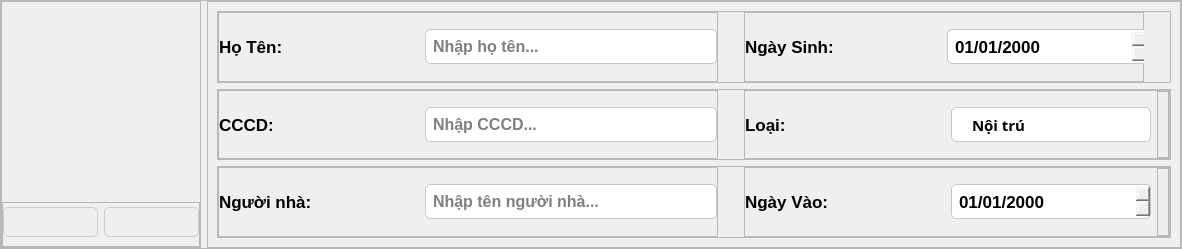
            <widget class="QFrame" name="frame_2">
             <property name="maximumSize">
              <size>
               <width>16777215</width>
               <height>300</height>
              </size>
             </property>
             <property name="frameShape">
              <enum>QFrame::StyledPanel</enum>
             </property>
             <property name="frameShadow">
              <enum>QFrame::Raised</enum>
             </property>
             <layout class="QHBoxLayout" name="horizontalLayout">
              <property name="leftMargin">
               <number>0</number>
              </property>
              <property name="topMargin">
               <number>0</number>
              </property>
              <property name="rightMargin">
               <number>0</number>
              </property>
              <property name="bottomMargin">
               <number>0</number>
              </property>
              <item>
               <widget class="QFrame" name="frame_7">
                <property name="maximumSize">
                 <size>
                  <width>200</width>
                  <height>16777215</height>
                 </size>
                </property>
                <property name="frameShape">
                 <enum>QFrame::StyledPanel</enum>
                </property>
                <property name="frameShadow">
                 <enum>QFrame::Raised</enum>
                </property>
                <layout class="QVBoxLayout" name="verticalLayout_2">
                 <property name="spacing">
                  <number>0</number>
                 </property>
                 <property name="leftMargin">
                  <number>0</number>
                 </property>
                 <property name="topMargin">
                  <number>0</number>
                 </property>
                 <property name="rightMargin">
                  <number>0</number>
                 </property>
                 <property name="bottomMargin">
                  <number>0</number>
                 </property>
                 <item>
                  <widget class="QLabel" name="labelImage">
                   <property name="minimumSize">
                    <size>
                     <width>200</width>
                     <height>200</height>
                    </size>
                   </property>
                   <property name="maximumSize">
                    <size>
                     <width>200</width>
                     <height>200</height>
                    </size>
                   </property>
                   <property name="text">
                    <string/>
                   </property>
                   <property name="pixmap">
                    <pixmap resource="../../resources.qrc">:/images/res/drawable/icons/vatar.jpg</pixmap>
                   </property>
                   <property name="scaledContents">
                    <bool>true</bool>
                   </property>
                  </widget>
                 </item>
                 <item>
                  <widget class="QFrame" name="frame_6">
                   <property name="minimumSize">
                    <size>
                     <width>0</width>
                     <height>39</height>
                    </size>
                   </property>
                   <property name="frameShape">
                    <enum>QFrame::StyledPanel</enum>
                   </property>
                   <property name="frameShadow">
                    <enum>QFrame::Raised</enum>
                   </property>
                   <layout class="QHBoxLayout" name="horizontalLayout_8">
                    <property name="leftMargin">
                     <number>0</number>
                    </property>
                    <property name="topMargin">
                     <number>4</number>
                    </property>
                    <property name="rightMargin">
                     <number>0</number>
                    </property>
                    <item>
                     <widget class="QPushButton" name="btnEditImage">
                      <property name="minimumSize">
                       <size>
                        <width>80</width>
                        <height>30</height>
                       </size>
                      </property>
                      <property name="font">
                       <font>
                        <weight>62</weight>
                        <bold>true</bold>
                       </font>
                      </property>
                      <property name="cursor">
                       <cursorShape>PointingHandCursor</cursorShape>
                      </property>
                      <property name="styleSheet">
                       <string notr="true">color:#fff;
font-weight:500;
border-radius: 5px;
border:1px solid  #ccc;</string>
                      </property>
                      <property name="text">
                       <string/>
                      </property>
                      <property name="icon">
                       <iconset resource="../../resources.qrc">
                        <normaloff>:/images/res/drawable/icons/edit_black_icon.svg</normaloff>:/images/res/drawable/icons/edit_black_icon.svg</iconset>
                      </property>
                      <property name="iconSize">
                       <size>
                        <width>24</width>
                        <height>24</height>
                       </size>
                      </property>
                     </widget>
                    </item>
                    <item>
                     <widget class="QPushButton" name="btnDeleteIMage">
                      <property name="minimumSize">
                       <size>
                        <width>80</width>
                        <height>30</height>
                       </size>
                      </property>
                      <property name="font">
                       <font>
                        <weight>62</weight>
                        <bold>true</bold>
                       </font>
                      </property>
                      <property name="cursor">
                       <cursorShape>PointingHandCursor</cursorShape>
                      </property>
                      <property name="styleSheet">
                       <string notr="true">color:#fff;
font-weight:500;
border-radius: 5px;
border:1px solid  #ccc;</string>
                      </property>
                      <property name="text">
                       <string/>
                      </property>
                      <property name="icon">
                       <iconset resource="../../resources.qrc">
                        <normaloff>:/images/res/drawable/icons/delete_red_icon.svg</normaloff>:/images/res/drawable/icons/delete_red_icon.svg</iconset>
                      </property>
                      <property name="iconSize">
                       <size>
                        <width>24</width>
                        <height>24</height>
                       </size>
                      </property>
                     </widget>
                    </item>
                   </layout>
                  </widget>
                 </item>
                </layout>
               </widget>
              </item>
              <item>
               <widget class="QFrame" name="frame_8">
                <property name="frameShape">
                 <enum>QFrame::StyledPanel</enum>
                </property>
                <property name="frameShadow">
                 <enum>QFrame::Raised</enum>
                </property>
                <layout class="QVBoxLayout" name="verticalLayout_3">
                 <item>
                  <widget class="QFrame" name="frame_77">
                   <property name="frameShape">
                    <enum>QFrame::StyledPanel</enum>
                   </property>
                   <property name="frameShadow">
                    <enum>QFrame::Raised</enum>
                   </property>
                   <layout class="QHBoxLayout" name="horizontalLayout_14">
                    <property name="spacing">
                     <number>26</number>
                    </property>
                    <property name="leftMargin">
                     <number>0</number>
                    </property>
                    <property name="topMargin">
                     <number>0</number>
                    </property>
                    <property name="rightMargin">
                     <number>0</number>
                    </property>
                    <property name="bottomMargin">
                     <number>0</number>
                    </property>
                    <item>
                     <widget class="QFrame" name="frame_9">
                      <property name="minimumSize">
                       <size>
                        <width>500</width>
                        <height>0</height>
                       </size>
                      </property>
                      <property name="maximumSize">
                       <size>
                        <width>500</width>
                        <height>16777215</height>
                       </size>
                      </property>
                      <property name="frameShape">
                       <enum>QFrame::StyledPanel</enum>
                      </property>
                      <property name="frameShadow">
                       <enum>QFrame::Raised</enum>
                      </property>
                      <layout class="QHBoxLayout" name="horizontalLayout_2">
                       <property name="leftMargin">
                        <number>0</number>
                       </property>
                       <property name="topMargin">
                        <number>0</number>
                       </property>
                       <property name="rightMargin">
                        <number>0</number>
                       </property>
                       <property name="bottomMargin">
                        <number>0</number>
                       </property>
                       <item>
                        <widget class="QLabel" name="label_2">
                         <property name="minimumSize">
                          <size>
                           <width>200</width>
                           <height>0</height>
                          </size>
                         </property>
                         <property name="maximumSize">
                          <size>
                           <width>200</width>
                           <height>16777215</height>
                          </size>
                         </property>
                         <property name="font">
                          <font>
                           <pointsize>13</pointsize>
                           <weight>75</weight>
                           <bold>true</bold>
                          </font>
                         </property>
                         <property name="text">
                          <string>Họ Tên:</string>
                         </property>
                        </widget>
                       </item>
                       <item>
                        <widget class="QLineEdit" name="lineEditName">
                         <property name="minimumSize">
                          <size>
                           <width>200</width>
                           <height>35</height>
                          </size>
                         </property>
                         <property name="font">
                          <font>
                           <pointsize>12</pointsize>
                           <weight>75</weight>
                           <bold>true</bold>
                          </font>
                         </property>
                         <property name="styleSheet">
                          <string notr="true">padding-left:5px;
border: 1px solid rgb(199, 199, 199);
border-radius: 5px;</string>
                         </property>
                         <property name="placeholderText">
                          <string>Nhập họ tên...</string>
                         </property>
                        </widget>
                       </item>
                      </layout>
                     </widget>
                    </item>
                    <item>
                     <widget class="QFrame" name="frame_10">
                      <property name="maximumSize">
                       <size>
                        <width>400</width>
                        <height>16777215</height>
                       </size>
                      </property>
                      <property name="frameShape">
                       <enum>QFrame::StyledPanel</enum>
                      </property>
                      <property name="frameShadow">
                       <enum>QFrame::Raised</enum>
                      </property>
                      <layout class="QHBoxLayout" name="horizontalLayout_3">
                       <property name="leftMargin">
                        <number>0</number>
                       </property>
                       <property name="topMargin">
                        <number>0</number>
                       </property>
                       <property name="rightMargin">
                        <number>0</number>
                       </property>
                       <property name="bottomMargin">
                        <number>0</number>
                       </property>
                       <item>
                        <widget class="QLabel" name="label_4">
                         <property name="minimumSize">
                          <size>
                           <width>200</width>
                           <height>0</height>
                          </size>
                         </property>
                         <property name="maximumSize">
                          <size>
                           <width>200</width>
                           <height>16777215</height>
                          </size>
                         </property>
                         <property name="font">
                          <font>
                           <pointsize>13</pointsize>
                           <weight>75</weight>
                           <bold>true</bold>
                          </font>
                         </property>
                         <property name="text">
                          <string>Ngày Sinh:</string>
                         </property>
                        </widget>
                       </item>
                       <item>
                        <widget class="QDateEdit" name="dateEditBriday">
                         <property name="minimumSize">
                          <size>
                           <width>200</width>
                           <height>35</height>
                          </size>
                         </property>
                         <property name="maximumSize">
                          <size>
                           <width>200</width>
                           <height>16777215</height>
                          </size>
                         </property>
                         <property name="font">
                          <font>
                           <pointsize>13</pointsize>
                           <weight>75</weight>
                           <bold>true</bold>
                          </font>
                         </property>
                         <property name="styleSheet">
                          <string notr="true">padding-left:5px;
border: 1px solid rgb(199, 199, 199);
border-radius: 5px;</string>
                         </property>
                         <property name="displayFormat">
                          <string>dd/MM/yyyy</string>
                         </property>
                        </widget>
                       </item>
                      </layout>
                     </widget>
                    </item>
                    <item>
                     <widget class="QFrame" name="frame_82">
                      <property name="frameShape">
                       <enum>QFrame::StyledPanel</enum>
                      </property>
                      <property name="frameShadow">
                       <enum>QFrame::Raised</enum>
                      </property>
                     </widget>
                    </item>
                   </layout>
                  </widget>
                 </item>
                 <item>
                  <widget class="QFrame" name="frame_78">
                   <property name="frameShape">
                    <enum>QFrame::StyledPanel</enum>
                   </property>
                   <property name="frameShadow">
                    <enum>QFrame::Raised</enum>
                   </property>
                   <layout class="QHBoxLayout" name="horizontalLayout_15">
                    <property name="spacing">
                     <number>26</number>
                    </property>
                    <property name="leftMargin">
                     <number>0</number>
                    </property>
                    <property name="topMargin">
                     <number>0</number>
                    </property>
                    <property name="rightMargin">
                     <number>0</number>
                    </property>
                    <property name="bottomMargin">
                     <number>0</number>
                    </property>
                    <item>
                     <widget class="QFrame" name="frame_11">
                      <property name="minimumSize">
                       <size>
                        <width>500</width>
                        <height>0</height>
                       </size>
                      </property>
                      <property name="maximumSize">
                       <size>
                        <width>500</width>
                        <height>16777215</height>
                       </size>
                      </property>
                      <property name="frameShape">
                       <enum>QFrame::StyledPanel</enum>
                      </property>
                      <property name="frameShadow">
                       <enum>QFrame::Raised</enum>
                      </property>
                      <layout class="QHBoxLayout" name="horizontalLayout_4">
                       <property name="leftMargin">
                        <number>0</number>
                       </property>
                       <property name="topMargin">
                        <number>0</number>
                       </property>
                       <property name="rightMargin">
                        <number>0</number>
                       </property>
                       <property name="bottomMargin">
                        <number>0</number>
                       </property>
                       <item>
                        <widget class="QLabel" name="label_6">
                         <property name="minimumSize">
                          <size>
                           <width>200</width>
                           <height>0</height>
                          </size>
                         </property>
                         <property name="maximumSize">
                          <size>
                           <width>200</width>
                           <height>16777215</height>
                          </size>
                         </property>
                         <property name="font">
                          <font>
                           <pointsize>13</pointsize>
                           <weight>75</weight>
                           <bold>true</bold>
                          </font>
                         </property>
                         <property name="text">
                          <string>CCCD:</string>
                         </property>
                        </widget>
                       </item>
                       <item>
                        <widget class="QLineEdit" name="lineEditCCCD">
                         <property name="minimumSize">
                          <size>
                           <width>0</width>
                           <height>35</height>
                          </size>
                         </property>
                         <property name="font">
                          <font>
                           <pointsize>12</pointsize>
                           <weight>75</weight>
                           <bold>true</bold>
                          </font>
                         </property>
                         <property name="styleSheet">
                          <string notr="true">padding-left:5px;
border: 1px solid rgb(199, 199, 199);
border-radius: 5px;</string>
                         </property>
                         <property name="placeholderText">
                          <string>Nhập CCCD...</string>
                         </property>
                        </widget>
                       </item>
                      </layout>
                     </widget>
                    </item>
                    <item>
                     <widget class="QFrame" name="frame_101">
                      <property name="frameShape">
                       <enum>QFrame::StyledPanel</enum>
                      </property>
                      <property name="frameShadow">
                       <enum>QFrame::Raised</enum>
                      </property>
                      <layout class="QHBoxLayout" name="horizontalLayout_40">
                       <property name="leftMargin">
                        <number>0</number>
                       </property>
                       <property name="topMargin">
                        <number>0</number>
                       </property>
                       <property name="rightMargin">
                        <number>0</number>
                       </property>
                       <property name="bottomMargin">
                        <number>0</number>
                       </property>
                       <item>
                        <widget class="QLabel" name="label_8">
                         <property name="minimumSize">
                          <size>
                           <width>200</width>
                           <height>0</height>
                          </size>
                         </property>
                         <property name="maximumSize">
                          <size>
                           <width>200</width>
                           <height>16777215</height>
                          </size>
                         </property>
                         <property name="font">
                          <font>
                           <pointsize>13</pointsize>
                           <weight>75</weight>
                           <bold>true</bold>
                          </font>
                         </property>
                         <property name="text">
                          <string>Loại:</string>
                         </property>
                        </widget>
                       </item>
                       <item>
                        <widget class="QComboBox" name="comboBox">
                         <property name="minimumSize">
                          <size>
                           <width>200</width>
                           <height>35</height>
                          </size>
                         </property>
                         <property name="maximumSize">
                          <size>
                           <width>200</width>
                           <height>16777215</height>
                          </size>
                         </property>
                         <property name="font">
                          <font>
                           <family>Open Sans</family>
                           <pointsize>11</pointsize>
                           <weight>75</weight>
                           <italic>false</italic>
                           <bold>true</bold>
                          </font>
                         </property>
                         <property name="styleSheet">
                          <string notr="true">QComboBox {
	color:black;
	padding-left: 20px;
	border: 1px solid rgb(199, 199, 199);
	border-radius: 5px;

	background-color: rgb(255, 255, 255);
}



QComboBox::drop-down 
{
	color: black;
	background-color: rgb(255, 255, 255);
	padding-left: 20px;
	font: 11pt &quot;Open Sans&quot;;
	margin-right: 20px;
}

QListview {
background-color: rgb(255, 255, 255);
	margin: 5px;
	padding: 10px;
	font: 11pt &quot;Open Sans&quot;;
	border: none;
	color: black;}

QComboBox::down-arrow {
	image: url(:/images/res/drawable/icons/arrow-down-sign-to-right.png);
	color: white;
}
</string>
                         </property>
                         <item>
                          <property name="text">
                           <string>Nội trú</string>
                          </property>
                         </item>
                         <item>
                          <property name="text">
                           <string>Ngoại trú</string>
                          </property>
                         </item>
                        </widget>
                       </item>
                       <item>
                        <widget class="QFrame" name="frame_83">
                         <property name="frameShape">
                          <enum>QFrame::StyledPanel</enum>
                         </property>
                         <property name="frameShadow">
                          <enum>QFrame::Raised</enum>
                         </property>
                        </widget>
                       </item>
                      </layout>
                     </widget>
                    </item>
                   </layout>
                  </widget>
                 </item>
                 <item>
                  <widget class="QFrame" name="frame_81">
                   <property name="frameShape">
                    <enum>QFrame::StyledPanel</enum>
                   </property>
                   <property name="frameShadow">
                    <enum>QFrame::Raised</enum>
                   </property>
                   <layout class="QHBoxLayout" name="horizontalLayout_16">
                    <property name="spacing">
                     <number>26</number>
                    </property>
                    <property name="leftMargin">
                     <number>0</number>
                    </property>
                    <property name="topMargin">
                     <number>0</number>
                    </property>
                    <property name="rightMargin">
                     <number>0</number>
                    </property>
                    <property name="bottomMargin">
                     <number>0</number>
                    </property>
                    <item>
                     <widget class="QFrame" name="frame_19">
                      <property name="minimumSize">
                       <size>
                        <width>500</width>
                        <height>0</height>
                       </size>
                      </property>
                      <property name="maximumSize">
                       <size>
                        <width>500</width>
                        <height>16777215</height>
                       </size>
                      </property>
                      <property name="frameShape">
                       <enum>QFrame::StyledPanel</enum>
                      </property>
                      <property name="frameShadow">
                       <enum>QFrame::Raised</enum>
                      </property>
                      <layout class="QHBoxLayout" name="horizontalLayout_11">
                       <property name="leftMargin">
                        <number>0</number>
                       </property>
                       <property name="topMargin">
                        <number>0</number>
                       </property>
                       <property name="rightMargin">
                        <number>0</number>
                       </property>
                       <property name="bottomMargin">
                        <number>0</number>
                       </property>
                       <item>
                        <widget class="QLabel" name="label_10">
                         <property name="minimumSize">
                          <size>
                           <width>200</width>
                           <height>0</height>
                          </size>
                         </property>
                         <property name="maximumSize">
                          <size>
                           <width>200</width>
                           <height>16777215</height>
                          </size>
                         </property>
                         <property name="font">
                          <font>
                           <pointsize>13</pointsize>
                           <weight>75</weight>
                           <bold>true</bold>
                          </font>
                         </property>
                         <property name="text">
                          <string>Người nhà:</string>
                         </property>
                        </widget>
                       </item>
                       <item>
                        <widget class="QLineEdit" name="lineEditRelatives">
                         <property name="minimumSize">
                          <size>
                           <width>0</width>
                           <height>35</height>
                          </size>
                         </property>
                         <property name="font">
                          <font>
                           <pointsize>12</pointsize>
                           <weight>75</weight>
                           <bold>true</bold>
                          </font>
                         </property>
                         <property name="styleSheet">
                          <string notr="true">padding-left:5px;
border: 1px solid rgb(199, 199, 199);
border-radius: 5px;</string>
                         </property>
                         <property name="placeholderText">
                          <string>Nhập tên người nhà...</string>
                         </property>
                        </widget>
                       </item>
                      </layout>
                     </widget>
                    </item>
                    <item>
                     <widget class="QFrame" name="frame_99">
                      <property name="frameShape">
                       <enum>QFrame::StyledPanel</enum>
                      </property>
                      <property name="frameShadow">
                       <enum>QFrame::Raised</enum>
                      </property>
                      <layout class="QHBoxLayout" name="horizontalLayout_34">
                       <property name="leftMargin">
                        <number>0</number>
                       </property>
                       <property name="topMargin">
                        <number>0</number>
                       </property>
                       <property name="rightMargin">
                        <number>0</number>
                       </property>
                       <property name="bottomMargin">
                        <number>0</number>
                       </property>
                       <item>
                        <widget class="QLabel" name="label_7">
                         <property name="minimumSize">
                          <size>
                           <width>200</width>
                           <height>0</height>
                          </size>
                         </property>
                         <property name="maximumSize">
                          <size>
                           <width>200</width>
                           <height>16777215</height>
                          </size>
                         </property>
                         <property name="font">
                          <font>
                           <pointsize>13</pointsize>
                           <weight>75</weight>
                           <bold>true</bold>
                          </font>
                         </property>
                         <property name="text">
                          <string>Ngày Vào:</string>
                         </property>
                        </widget>
                       </item>
                       <item>
                        <widget class="QDateEdit" name="dateEditIn">
                         <property name="minimumSize">
                          <size>
                           <width>200</width>
                           <height>35</height>
                          </size>
                         </property>
                         <property name="maximumSize">
                          <size>
                           <width>200</width>
                           <height>16777215</height>
                          </size>
                         </property>
                         <property name="font">
                          <font>
                           <pointsize>13</pointsize>
                           <weight>75</weight>
                           <bold>true</bold>
                          </font>
                         </property>
                         <property name="styleSheet">
                          <string notr="true">padding-left:5px;
border: 1px solid rgb(199, 199, 199);
border-radius: 5px;</string>
                         </property>
                         <property name="displayFormat">
                          <string>dd/MM/yyyy</string>
                         </property>
                        </widget>
                       </item>
                       <item>
                        <widget class="QFrame" name="frame_84">
                         <property name="frameShape">
                          <enum>QFrame::StyledPanel</enum>
                         </property>
                         <property name="frameShadow">
                          <enum>QFrame::Raised</enum>
                         </property>
                        </widget>
                       </item>
                      </layout>
                     </widget>
                    </item>
                   </layout>
                  </widget>
                 </item>
                </layout>
               </widget>
              </item>
             </layout>
            </widget>
